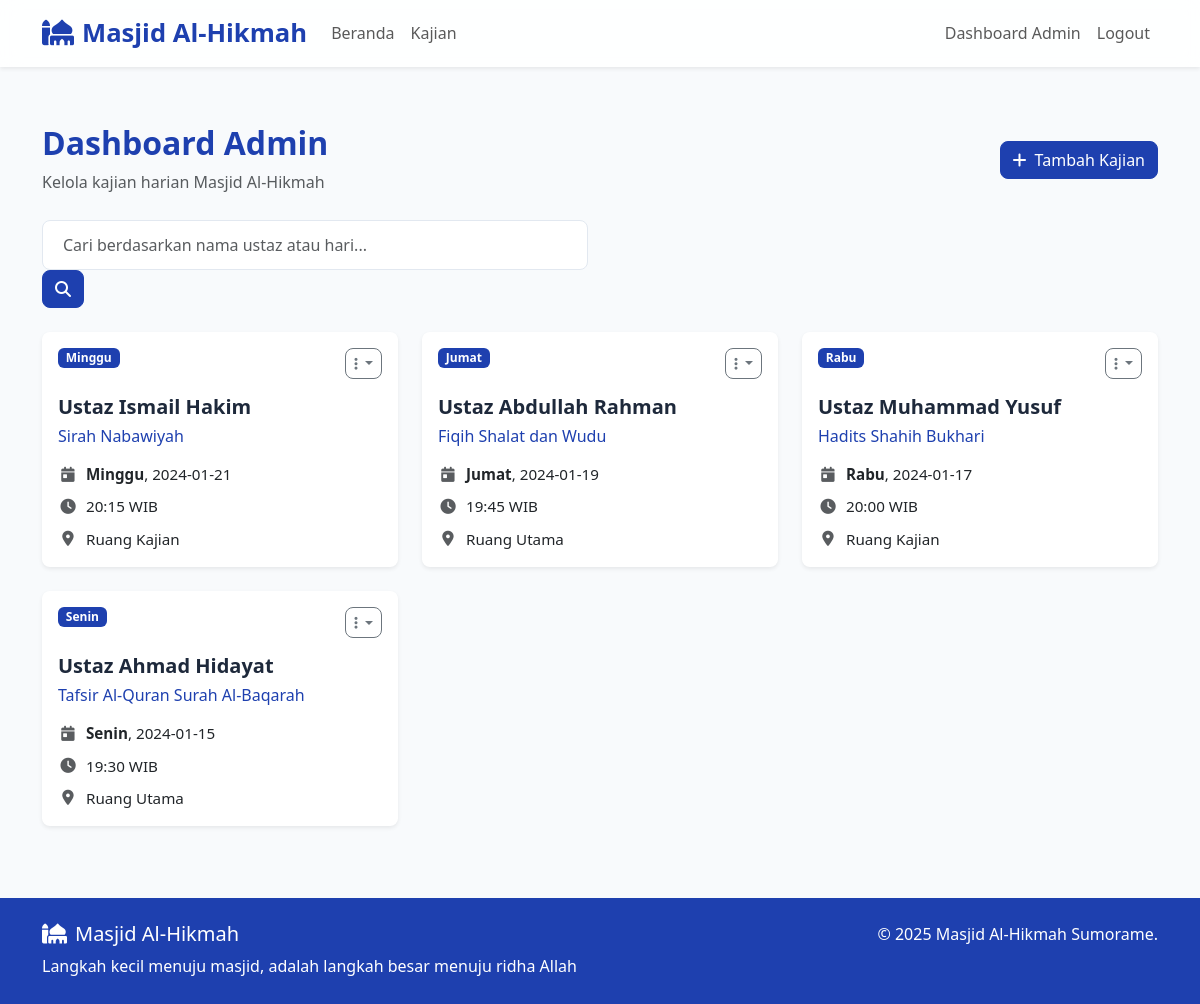
Page /admin (signed in) on the committed database.
### tables this page shows
CREATE TABLE kajian (
                 id INTEGER PRIMARY KEY AUTOINCREMENT,
                 nama_ustaz TEXT NOT NULL,
                 tema_kajian TEXT NOT NULL,
                 hari TEXT NOT NULL,
                 tanggal TEXT NOT NULL,
                 waktu TEXT NOT NULL,
                 lokasi TEXT NOT NULL,
                 created_at TIMESTAMP DEFAULT CURRENT_TIMESTAMP);

### app.py (the view)
@app.route('/admin')
def admin_dashboard():
    if not session.get('admin_logged_in'):
        flash('Silakan login terlebih dahulu!', 'error')
        return redirect(url_for('login'))
    search_query = request.args.get('search', '')
    conn = sqlite3.connect('masjid.db')
    c = conn.cursor()
    if search_query:
        c.execute("SELECT * FROM kajian WHERE nama_ustaz LIKE ? OR hari LIKE ? ORDER BY tanggal DESC",
                 (f'%{search_query}%', f'%{search_query}%'))
    else:
        c.execute("SELECT * FROM kajian ORDER BY tanggal DESC")
    kajian_list = c.fetchall()
    conn.close()
    return render_template('admin_dashboard.html', kajian_list=kajian_list, search_query=search_query)

### templates/admin_dashboard.html (shortened to what this page needs)
{% extends "base.html" %}  {% block content %}
<div class="container pt-5">
  <div class="row">
    <div class="col-12">
      <div class="d-flex justify-content-between align-items-center mb-4">
        <div>
          <h2 class="fw-bold text-primary">Dashboard Admin</h2>
          <p class="text-muted mb-0">Kelola kajian harian Masjid Al-Hikmah</p>
        </div>
        <a href="{{ url_for('add_kajian') }}" class="btn btn-primary">
          <i class="fas fa-plus me-2"></i>Tambah Kajian
        </a>
      </div>
      <div class="row mb-4">
        <div class="col-md-6">
          <form method="GET" class="search-container">
            <input
              type="text"
              class="form-control"
              name="search"
              placeholder="Cari berdasarkan nama ustaz atau hari..."
              value="{{ search_query }}"
            />
            <button type="submit" class="btn btn-primary">
              <i class="fas fa-search"></i>
            </button>
          </form>
        </div>
      </div>
      {% if kajian_list %}
      <div class="row">
        {% for kajian in kajian_list %}
        <div class="col-lg-6 col-xl-4 mb-4">
          <div class="card h-100 border-0 shadow-sm card-hover">
            <div class="card-body">
              <div
                class="d-flex justify-content-between align-items-start mb-3"
              >
                <span class="badge bg-primary">{{ kajian[3] }}</span>
                <div class="dropdown">
                  <button
                    class="btn btn-sm btn-outline-secondary dropdown-toggle"
                    type="button"
                    data-bs-toggle="dropdown"
                  >
                    <i class="fas fa-ellipsis-v"></i>
                  </button>
                </div>
              </div>
              <h5 class="card-title fw-bold">{{ kajian[1] }}</h5>
              <h6 class="text-primary mb-3">{{ kajian[2] }}</h6>
              <div class="kajian-details">
                <p class="mb-2">
                  <i class="fas fa-calendar-day me-2 text-muted"></i>
                  <strong>{{ kajian[3] }}</strong>, {{ kajian[4] }}
                </p>
                <p class="mb-2">
                  <i class="fas fa-clock me-2 text-muted"></i>
                  {{ kajian[5] }} WIB
                </p>
                <p class="mb-0">
                  <i class="fas fa-map-marker-alt me-2 text-muted"></i>
                  {{ kajian[6] }}
                </p>
              </div>
            </div>
          </div>
        </div>
        {% endfor %}
      </div>
      {% endif %}
    </div>
  </div>
</div>
{% endblock %}

### static/css/style.css (style rules this page uses)
:root { --primary-color: #1e40af; --primary-dark: #1e3a8a; --primary-light: #3b82f6; --secondary-color: #64748b; --accent-color: #f59e0b; --success-color: #10b981; --error-color: #ef4444; --warning-color: #f59e0b; --light-bg: #f8fafc; --white: #ffffff; --dark-text: #1e293b; --muted-text: #64748b; --border-color: #e2e8f0; --font-family-sans-serif: "Segoe UI", Tahoma, Geneva, Verdana, sans-serif; --font-size-base: 1rem; --font-size-lg: 1.25rem; --font-size-sm: 0.875rem; --line-height-base: 1.6; --border-radius: 0.5rem; --shadow-sm: 0 4px 6px -1px rgba(0, 0, 0, 0.07), 0 2px 4px -1px rgba(0, 0, 0, 0.04); --shadow-md: 0 10px 15px -3px rgba(0, 0, 0, 0.1), 0 4px 6px -2px rgba(0, 0, 0, 0.05); --shadow-lg: 0 20px 25px -5px rgba(0, 0, 0, 0.1), 0 10px 10px -5px rgba(0, 0, 0, 0.04); }
* { margin: 0; padding: 0; box-sizing: border-box; }
body { font-family: var(--font-family-sans-serif); line-height: var(--line-height-base); color: var(--dark-text); background-color: var(--light-bg); padding-top: 76px; overflow-x: hidden; }
.btn { border-radius: var(--border-radius); font-weight: 500; transition: all 0.3s ease; }
.btn-primary { background-color: var(--primary-color); border-color: var(--primary-color); }
.text-primary { color: var(--primary-color) !important; }
.bg-primary { background-color: var(--primary-color) !important; }
.card { border: none; border-radius: var(--border-radius); box-shadow: var(--shadow-sm); transition: all 0.3s ease; height: 100%; }
.card-title { font-weight: 700; color: var(--dark-text); }
.form-control, .form-select { border-radius: var(--border-radius); border: 1px solid var(--border-color); padding: 0.75rem 1.25rem; transition: all 0.3s ease; font-size: 1rem; }
.kajian-details p { font-size: 0.95rem; display: flex; align-items: center; margin-bottom: 0.75rem; }
.kajian-details .fas { width: 20px; text-align: center; }
.card, .form-control, .btn { animation: fadeInUp 0.5s ease-out forwards; }

### rows in the picture
kajian: hari "Minggu", nama_ustaz "Ustaz Ismail Hakim", tema_kajian "Sirah Nabawiyah", tanggal "2024-01-21", waktu "20:15", lokasi "Ruang Kajian"
kajian: hari "Jumat", nama_ustaz "Ustaz Abdullah Rahman", tema_kajian "Fiqih Shalat dan Wudu", tanggal "2024-01-19", waktu "19:45", lokasi "Ruang Utama"
kajian: hari "Rabu", nama_ustaz "Ustaz Muhammad Yusuf", tema_kajian "Hadits Shahih Bukhari", tanggal "2024-01-17", waktu "20:00", lokasi "Ruang Kajian"
kajian: hari "Senin", nama_ustaz "Ustaz Ahmad Hidayat", tema_kajian "Tafsir Al-Quran Surah Al-Baqarah", tanggal "2024-01-15", waktu "19:30", lokasi "Ruang Utama"
